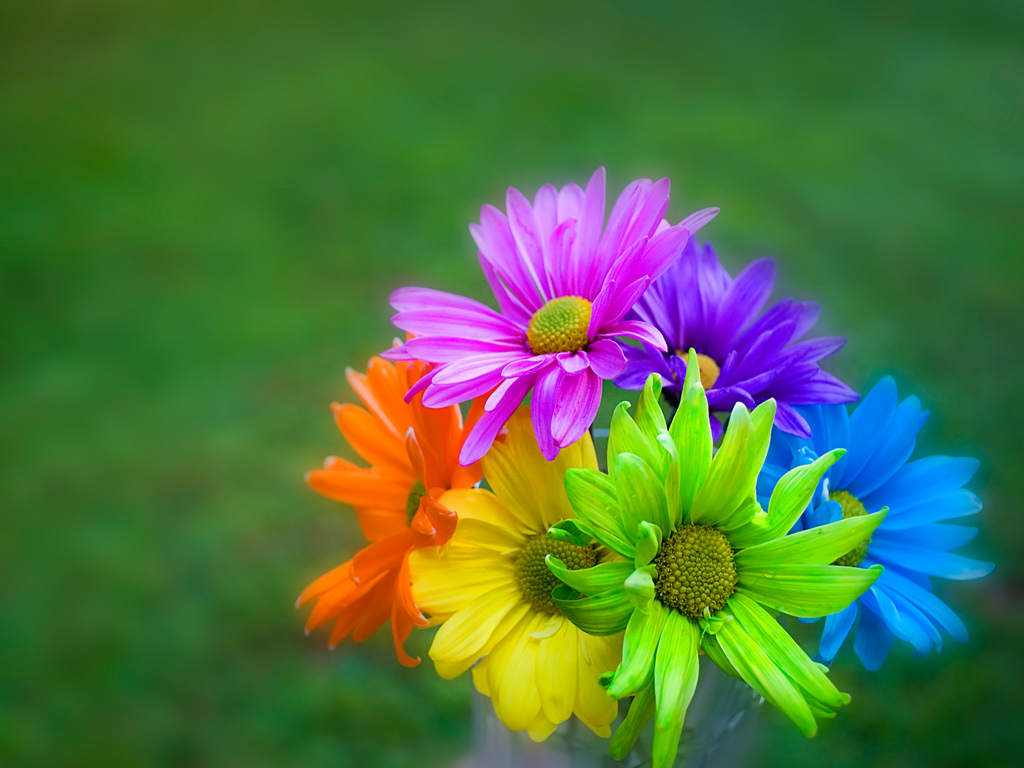
#> input picture PA1/flower.png, 1024 x 768 px
$ python PA_1.py   (Python 2 division)
#> lines starting #> are read from the running program, lines starting #| are printed output that depends on the picture; after the words box and inside, x2 and y2 are one past the last pixel; in counts of white or black regions, pixels touching at a corner belong together
"""
This program takes a color image as its input, converts it into a gray and binary
images, subplots images for each of the red, green and blue channels, performs arithm-
etic operations amongst the gray and channel images, plots the histogram, PDF, CDF and, also,
equalizes the image (BONUS SECTION).
"""

import cv2
import numpy,math
import matplotlib.pyplot as plt

__author__ = "Aditya Pulekar"

def main():
    #A dictionary maintaining colors with its indices
    COLORS= { 0 : ("BLUE"),
              1 : ("GREEN"),
              2 : ("RED")
    }
    L = int(input("Enter the number of gray-scale levels to be considered for the image (256): "))
#> the answer given: 3

    #Reading a colored image
    img = cv2.imread('flower.png',1)
#> img is the input picture: shape (768, 1024, 3); mean B, G, R 62.4, 113.7, 78.5
    cv2.imshow('Aditya Pulekar (Colored)',img)
    cv2.waitKey(0)

    #Writing the input color image to a different format
    cv2.imwrite('flower_new.jpg',img)

    #Procuring the dimensions of the input image
    details = img.shape
#> details = (768, 1024, 3)

    #Converting the color image to a gray scale image
    #Faster (Using Numpy)
    rgbToGray = numpy.array([0.114,0.589,0.299])
    img_gray = numpy.sum(img * rgbToGray, axis=-1)/(L-1)
    cv2.imshow('Gray-scale image',img_gray)
    cv2.waitKey(0)

    img_gray= numpy.array(img_gray,dtype='float32')
    img_binary = numpy.empty([details[0],details[1]])

    #Converting gray scale image to binary image using a threshold value of 0.5
    for rows in range(details[0]):
        for cols in range(details[1]):
            if img_gray[rows,cols] <= 0.5:
                img_binary[rows,cols] = 0
            else:
                img_binary[rows,cols] = 1
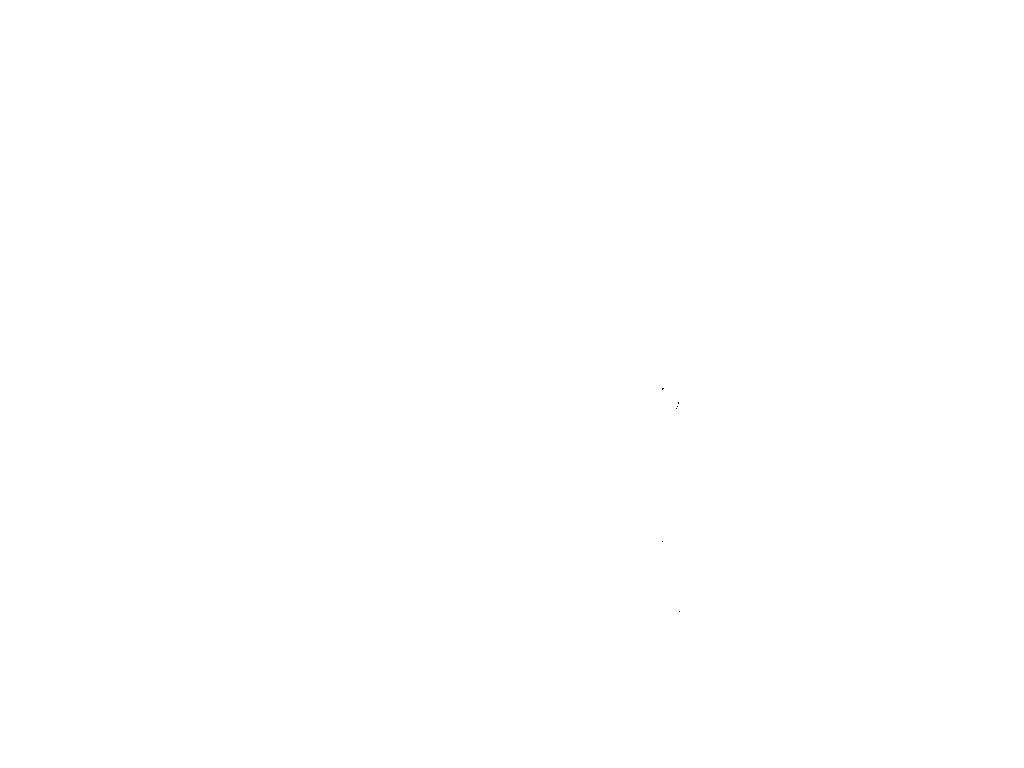
#> img_binary: shape (768, 1024) float64; values 0 (black) and 1 (white), 100% white; black in thin lines or dots, all inside (x1, y1, x2, y2) = (662, 388, 680, 612)

    #Inbuilt function for gray to binary conversion
    # flag, img_binary = cv2.threshold(img_gray,0.5,1,cv2.THRESH_BINARY)

    cv2.imshow('Binary Image', img_binary)
    cv2.waitKey(0)

    #Displaying images for the RGB Channels in subplots
    img_Blue_Channel = numpy.array(img[:,:,0])
    img_Green_Channel = numpy.array(img[:,:,1])
    img_Red_Channel = numpy.array(img[:,:,2])
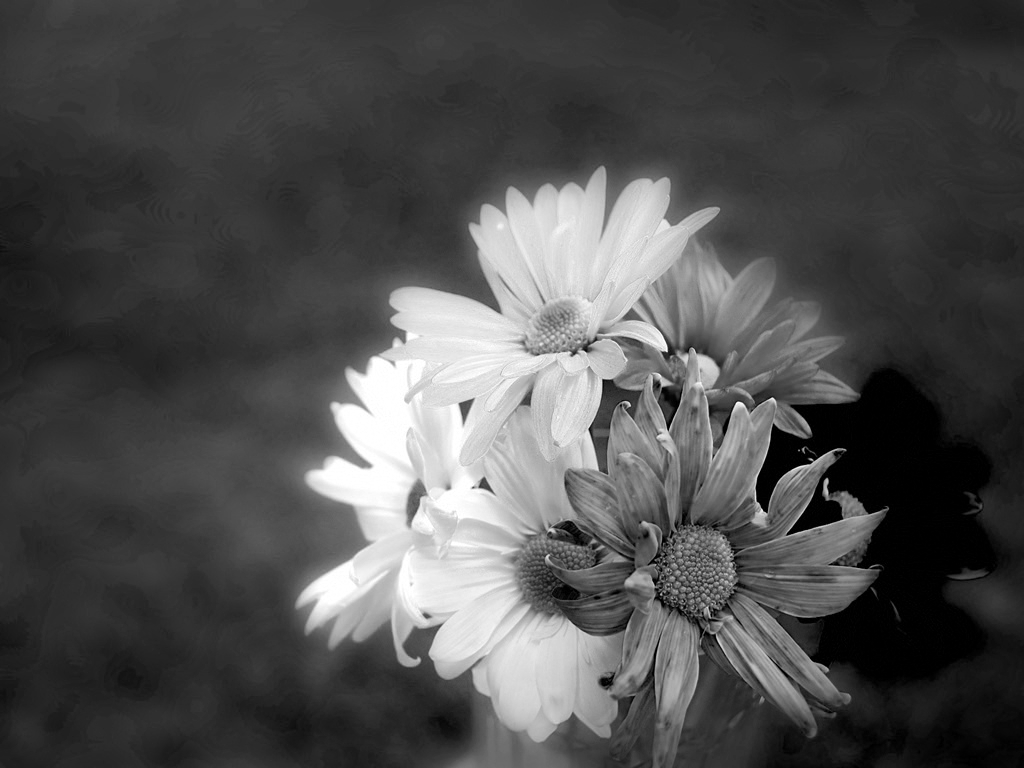
#> img_Red_Channel: shape (768, 1024); min 0, max 255, mean 78.5

    plt.figure(1)
    plt.subplot(221)
    plt.title("Images for RGB Channels")
    plt.ylabel("Blue Channel-->")
    plt.imshow(img_Blue_Channel,'Blues',aspect='equal')


    plt.subplot(222)
    # plt.plot(img_Green_Channel)
    plt.ylabel("Green Channel-->")
    plt.imshow(img_Green_Channel,'Greens',aspect='equal')

    plt.subplot(223)
    # plt.plot(img_Red_Channel)
    plt.ylabel("Red Channel-->")
    plt.imshow(img_Red_Channel,'Reds',aspect='equal')

    plt.show()

    #Some Arithmetic Operations on the images

    #Treatment of negative pixel values differ as per the implementation of the operator. Negative pixel values may be
    #set to zero if the image format does not support it, else it may be wrapped to certain values (For example, a pixel
    #value of -20 may be wrapped to 236


    blue_Red = img_Blue_Channel + img_Red_Channel
    red_green = img_Red_Channel + img_Green_Channel
    blue_green = img_Blue_Channel + img_Green_Channel
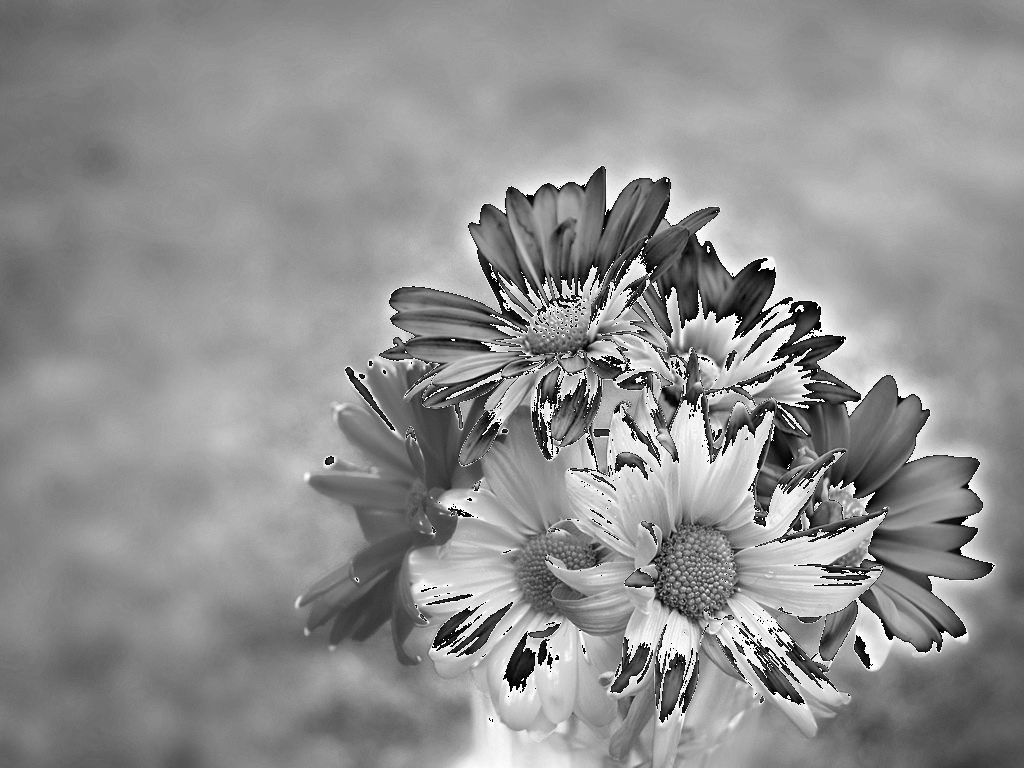
#> blue_green: shape (768, 1024); min 0, max 255, mean 143.7
    img_gray2 = img_gray *  L-1
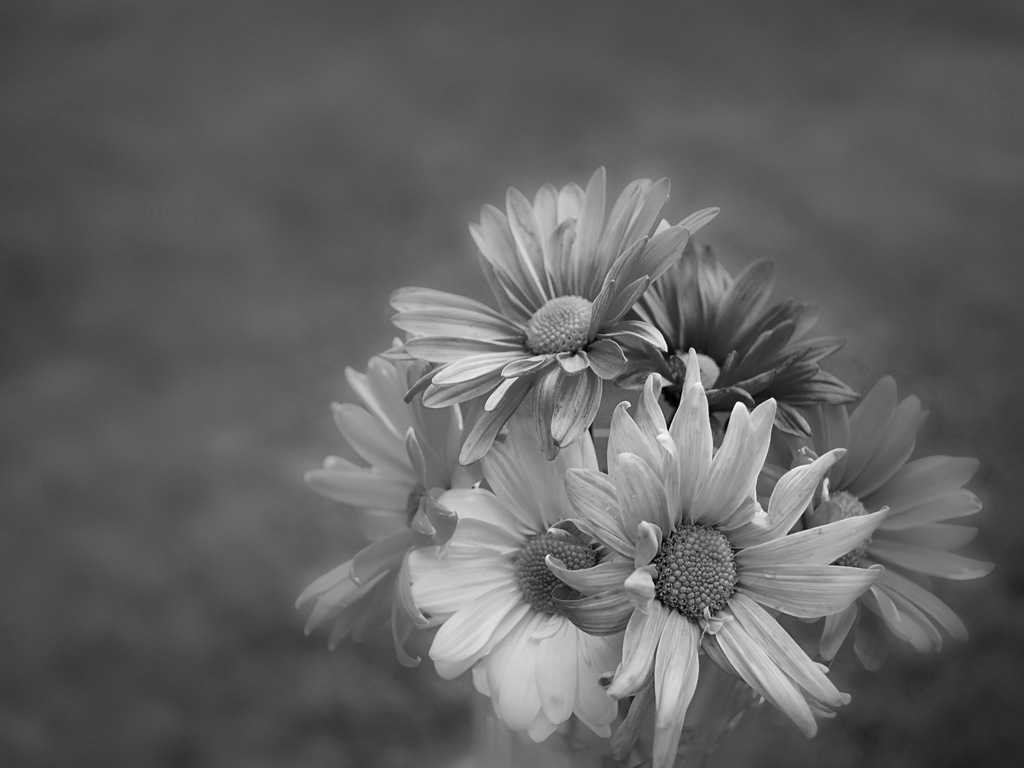
#> img_gray2: shape (768, 1024) float32; min -1, max 380.7, mean 145.4; drawn with min black and max white
    gray_blue = img_Blue_Channel - img_gray2
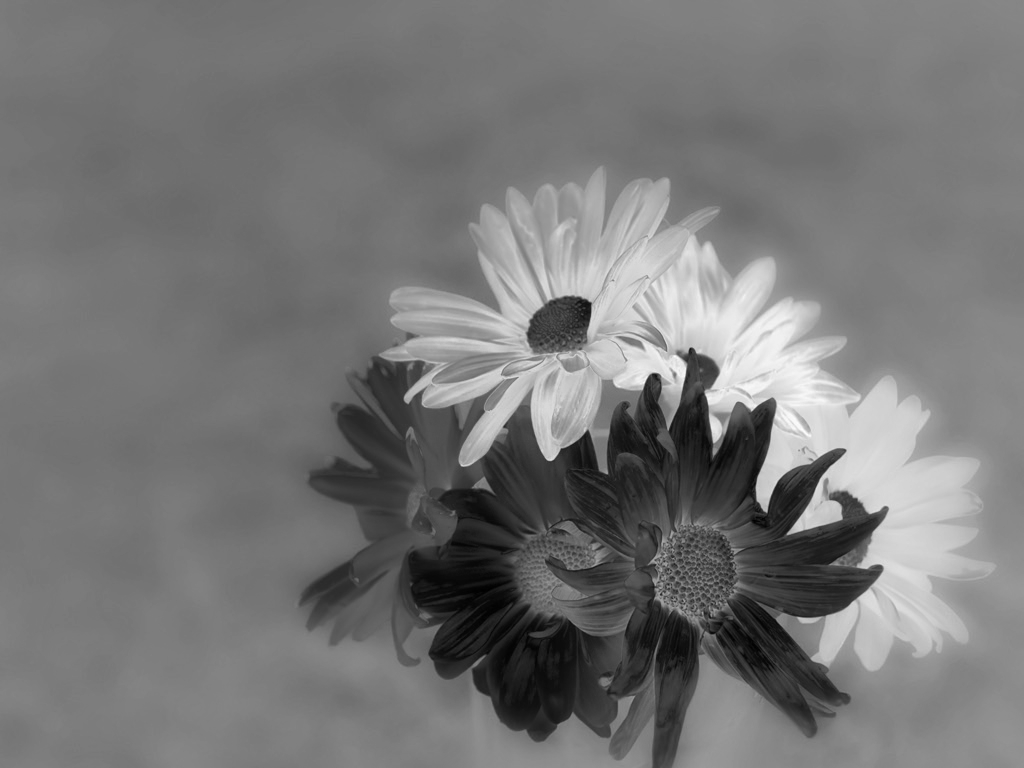
#> gray_blue: shape (768, 1024) float32; min -307.7, max 174, mean -82.9; drawn with min black and max white

    plt.figure(2)
    plt.subplot(321)
    plt.title("Arithmetic Operations on the image")
    plt.imshow(blue_Red,aspect='equal',cmap=plt.cm.gray)
    plt.ylabel("B + R")

    plt.subplot(322)
    plt.imshow(red_green,aspect='equal',cmap=plt.cm.gray)
    plt.ylabel("R + G")

    plt.subplot(323)
    plt.imshow(blue_green,aspect='equal',cmap=plt.cm.gray)
    plt.ylabel("B + G")

    plt.subplot(324)
    plt.imshow(gray_blue,aspect='equal',cmap=plt.cm.gray)
    plt.ylabel("Gray - B")

    plt.show()

    # [14 lines of commented-out code are left out]
    cumuSum = 0

    #Plotting the gray scale histogram
    hist = [0 for itr in range(L)]
    for i in range(details[0]):
        for j in range(details[1]):
            hist[(img_gray[i,j]*(L-1)).__int__()]+=1
#> after the loop, hist = [0, 0, 0]
    plt.figure(3)
    plt.subplot(311)
    plt.plot(hist, 'ro-')
    plt.title("Histogram,PDF and CDF of the gray-scale image")
    plt.xlabel("Pixel Intensities--->")
    plt.ylabel("Frequency of Pixels--->")

    #Plotting the probability distribution function(PDF) and cumulative
    #distribution function(CDF)

    sumOfPixelValues = details[0]*details[1]
    pdf_gray = [(index.__float__()/sumOfPixelValues) for index in hist]
    cdf_gray = []
    for i in range(len(pdf_gray)):
       cumuSum += pdf_gray[i]
       cdf_gray.append(cumuSum)

    plt.subplot(312)
    plt.plot(pdf_gray, 'go-')
    plt.xlabel("Pixel Intensities--->")
    plt.ylabel("Probability -->")

    plt.subplot(313)
    plt.plot(cdf_gray, 'bo-')
    plt.xlabel("Pixel Intensities -->")
    plt.ylabel("Cumu Probabilty -->")

    plt.show()


    #You may try it on "flower.png" as well as "hazecity.png"
    #Histogram Equalization for the given image (BONUS)
    cdf_new = []

    #CDF Calculation
    for i in range(len(hist)):
       cumuSum += hist[i]
       cdf_new.append(cumuSum)
    hist_Eq = []
    for index in range(L):
        hist_Eq.append(math.floor(((cdf_new[index] - min(cdf_new))/((details[0]*details[1]) - min(cdf_new)))*(L-1)))

    plt.figure(4)

    #Equalized Image
    newImage = numpy.empty([details[0],details[1]])
    for rows in range(details[0]):
        for cols in range(details[1]):
            newImage[rows,cols] = hist_Eq[(img_gray[rows,cols]*(L-1)).__int__()]

    print "Image Dimensions: ",newImage.shape
    plt.title("Image after Histogram Equalization")
    plt.imshow(newImage,cmap=plt.cm.gray)
    plt.show()

    # [41 lines of commented-out code are left out]

if __name__ == '__main__':
#> (the run stopped early here; a loop or call above may not have finished)

$ run again, with PA1/hazecity.png copied over PA1/flower.png
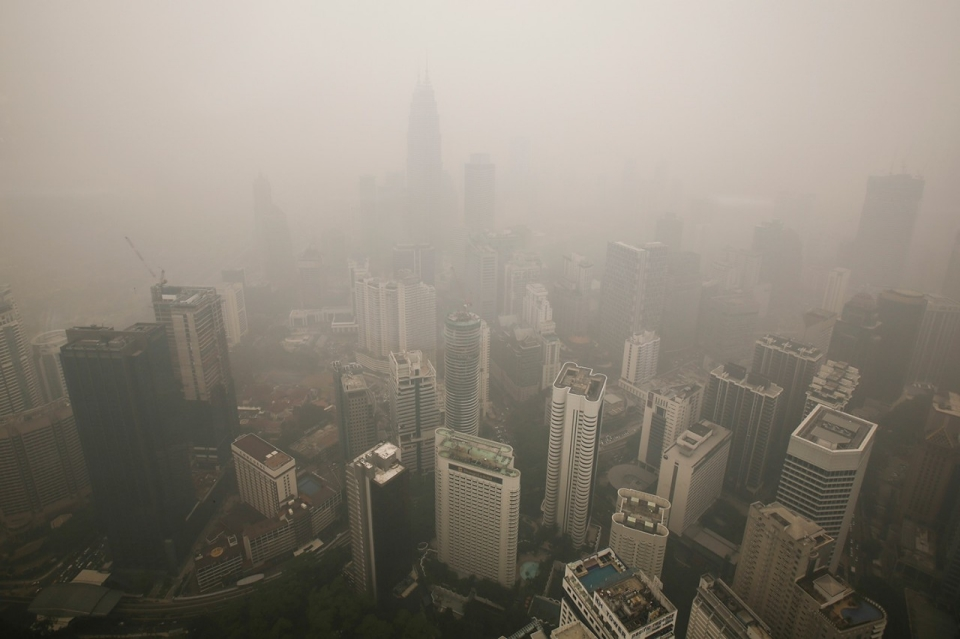
#> input picture PA1/hazecity.png, 960 x 639 px
#> in main, img is the input picture: shape (639, 960, 3); mean B, G, R 122.1, 133, 139.9
#> in main, `img_gray2 = img_gray *  L-1`:
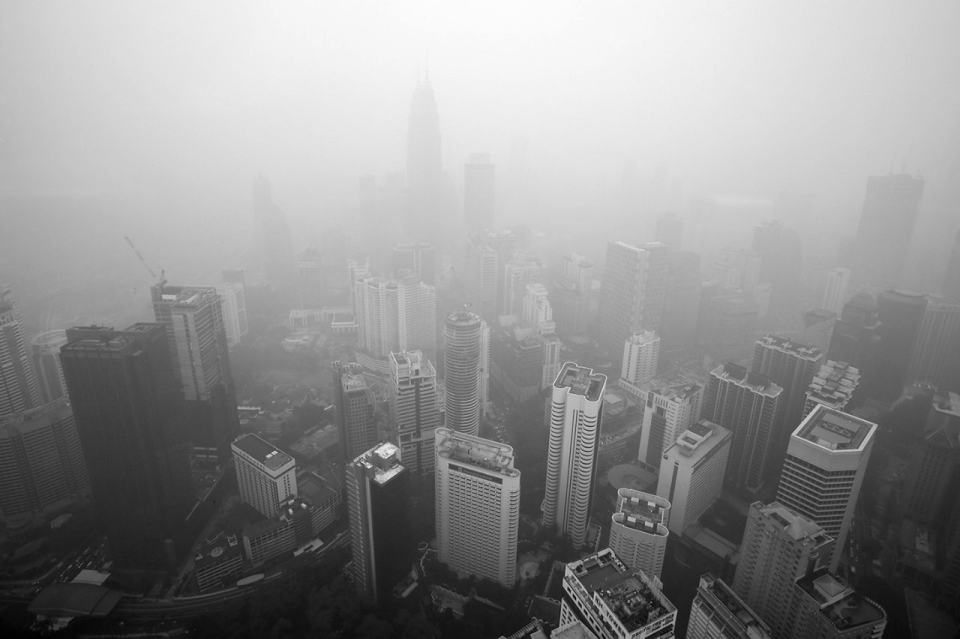
#> img_gray2: shape (639, 960) float32; min 23.08, max 335.9, mean 200.1; drawn with min black and max white
#> in main, `gray_blue = img_Blue_Channel - img_gray2`:
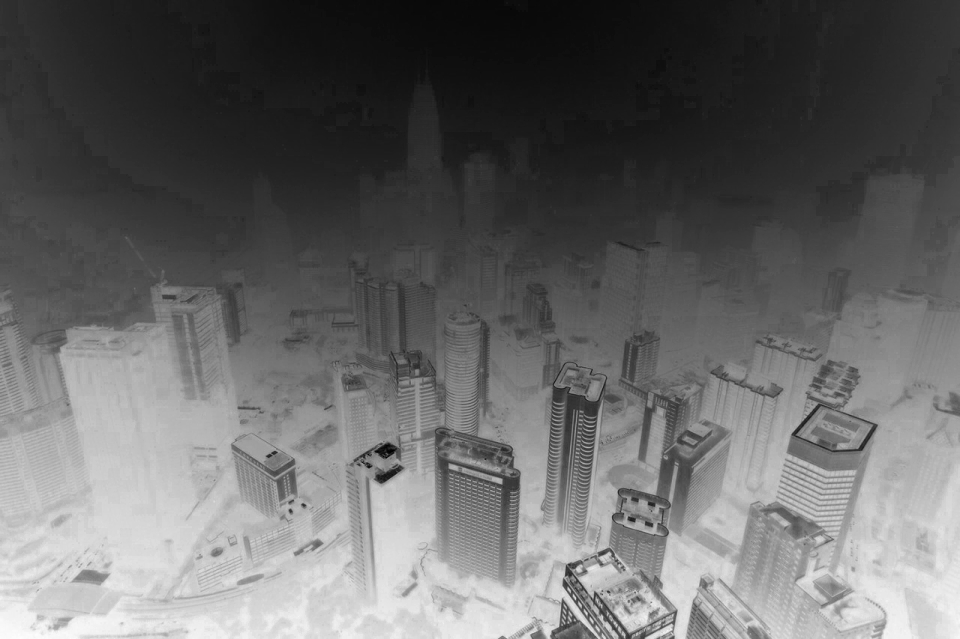
#> gray_blue: shape (639, 960) float32; min -124.1, max -11.25, mean -77.99; drawn with min black and max white
